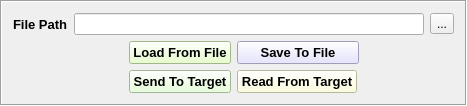
            <widget class="QFrame" name="frame_Calibration_file">
             <property name="minimumSize">
              <size>
               <width>0</width>
               <height>0</height>
              </size>
             </property>
             <property name="maximumSize">
              <size>
               <width>650</width>
               <height>150</height>
              </size>
             </property>
             <property name="frameShape">
              <enum>QFrame::Box</enum>
             </property>
             <property name="frameShadow">
              <enum>QFrame::Sunken</enum>
             </property>
             <layout class="QGridLayout" name="gridLayout_195">
              <item row="0" column="0">
               <layout class="QGridLayout" name="gridLayout_196">
                <item row="0" column="0" alignment="Qt::AlignRight">
                 <widget class="QLabel" name="label_106">
                  <property name="font">
                   <font>
                    <family>Arial</family>
                    <pointsize>10</pointsize>
                    <weight>75</weight>
                    <bold>true</bold>
                   </font>
                  </property>
                  <property name="text">
                   <string>File Path</string>
                  </property>
                 </widget>
                </item>
                <item row="0" column="1" alignment="Qt::AlignLeft">
                 <widget class="QLineEdit" name="lineEdit_FilePath">
                  <property name="minimumSize">
                   <size>
                    <width>350</width>
                    <height>0</height>
                   </size>
                  </property>
                  <property name="maximumSize">
                   <size>
                    <width>350</width>
                    <height>16777215</height>
                   </size>
                  </property>
                  <property name="toolTip">
                   <string>File Path</string>
                  </property>
                 </widget>
                </item>
                <item row="0" column="2" alignment="Qt::AlignLeft">
                 <widget class="QToolButton" name="toolButton">
                  <property name="text">
                   <string>...</string>
                  </property>
                  <property name="arrowType">
                   <enum>Qt::NoArrow</enum>
                  </property>
                 </widget>
                </item>
               </layout>
              </item>
              <item row="1" column="0">
               <layout class="QGridLayout" name="gridLayout_197">
                <item row="0" column="0" alignment="Qt::AlignRight">
                 <widget class="QPushButton" name="PB_LoadFile">
                  <property name="font">
                   <font>
                    <family>Arial</family>
                    <pointsize>10</pointsize>
                    <weight>75</weight>
                    <bold>true</bold>
                   </font>
                  </property>
                  <property name="toolTip">
                   <string>Load File</string>
                  </property>
                  <property name="styleSheet">
                   <string notr="true">background-color: rgb(226, 255, 192);</string>
                  </property>
                  <property name="text">
                   <string>Load From File</string>
                  </property>
                 </widget>
                </item>
                <item row="0" column="1" alignment="Qt::AlignLeft">
                 <widget class="QPushButton" name="PB_SaveFile">
                  <property name="minimumSize">
                   <size>
                    <width>122</width>
                    <height>0</height>
                   </size>
                  </property>
                  <property name="maximumSize">
                   <size>
                    <width>122</width>
                    <height>16777215</height>
                   </size>
                  </property>
                  <property name="font">
                   <font>
                    <family>Arial</family>
                    <pointsize>10</pointsize>
                    <weight>75</weight>
                    <bold>true</bold>
                   </font>
                  </property>
                  <property name="toolTip">
                   <string>Save File</string>
                  </property>
                  <property name="styleSheet">
                   <string notr="true">background-color: rgb(223, 221, 255);</string>
                  </property>
                  <property name="text">
                   <string>Save To File</string>
                  </property>
                 </widget>
                </item>
                <item row="1" column="0" alignment="Qt::AlignRight">
                 <widget class="QPushButton" name="PB_Send_Target">
                  <property name="font">
                   <font>
                    <family>Arial</family>
                    <pointsize>10</pointsize>
                    <weight>75</weight>
                    <bold>true</bold>
                   </font>
                  </property>
                  <property name="toolTip">
                   <string>Send Target</string>
                  </property>
                  <property name="styleSheet">
                   <string notr="true">background-color: rgb(202, 255, 213);
background-color: rgb(225, 255, 208);</string>
                  </property>
                  <property name="text">
                   <string>Send To Target</string>
                  </property>
                 </widget>
                </item>
                <item row="1" column="1" alignment="Qt::AlignLeft">
                 <widget class="QPushButton" name="PB_Read_Target">
                  <property name="font">
                   <font>
                    <family>Arial</family>
                    <pointsize>10</pointsize>
                    <weight>75</weight>
                    <bold>true</bold>
                   </font>
                  </property>
                  <property name="toolTip">
                   <string>Read Target</string>
                  </property>
                  <property name="styleSheet">
                   <string notr="true">background-color: rgb(255, 255, 215);</string>
                  </property>
                  <property name="text">
                   <string>Read From Target</string>
                  </property>
                 </widget>
                </item>
               </layout>
              </item>
             </layout>
            </widget>
